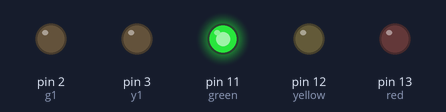
A sketch run on a simulated Arduino Uno, built with avr-gcc and run on an emulated ATmega328P. On the bench: output pins drawn as LEDs (lit = HIGH). Pins used as bus, display or sensor lines are not drawn.

Above: at 0.5 s.
At 2.5 s:
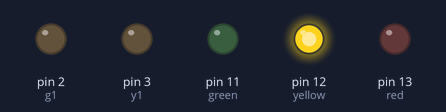
At 4.5 s:
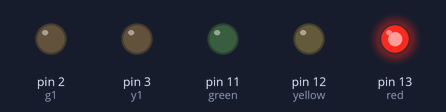
At 6.5 s:
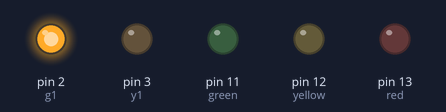
At 8.5 s:
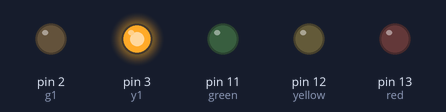
At 10.5 s:
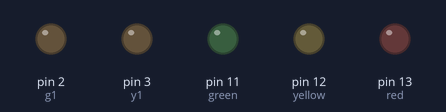
Timing chart, 0 to 15.6 s (numbered marks = the images above):
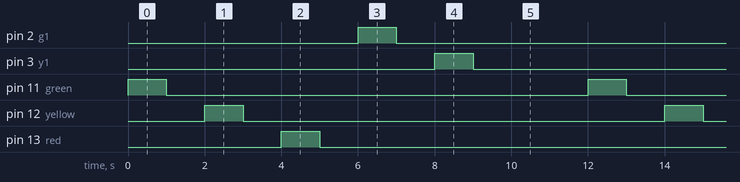

The sketch:

Trafic_Light_leds.ino
```cpp
int red=13;
int yellow=12;
int green=11;
int g1=2;
int y1=3;
int r1=4;
void setup() {
  pinMode(red, OUTPUT);
  pinMode(yellow, OUTPUT);
  pinMode(green, OUTPUT);
  pinMode(r1, OUTPUT);
  pinMode(g1, OUTPUT);
  pinMode(y1, OUTPUT);
  digitalWrite(red,LOW);
  digitalWrite(yellow,LOW);
  digitalWrite(green,LOW);
}

void loop() {
  digitalWrite(green, HIGH);
  delay(1000);
  digitalWrite(green, LOW);
  delay(1000);
  digitalWrite(yellow, HIGH);
  delay(1000);
  digitalWrite(yellow, LOW);
  delay(1000);
  digitalWrite(red, HIGH);
  delay(1000);
  digitalWrite(red, LOW);
  delay(1000);
  digitalWrite(g1, HIGH);
  delay(1000);
  digitalWrite(g1, LOW);
  delay(1000);
  digitalWrite(y1, HIGH);
  delay(1000);
  digitalWrite(y1, LOW);
  delay(1000);
  digitalWrite(r1, HIGH);
  delay(1000);
  digitalWrite(r1, LOW);
  delay(1000);
}
```

Measured:
- by itself, pin 2 (g1), pin 3 (y1), pin 11 (green), pin 12 (yellow), pin 13 (red): alternates HIGH for 1.0 s and LOW for 11.0 s
- by itself, everything shown: repeats every 12.0 s, in 10 steps
